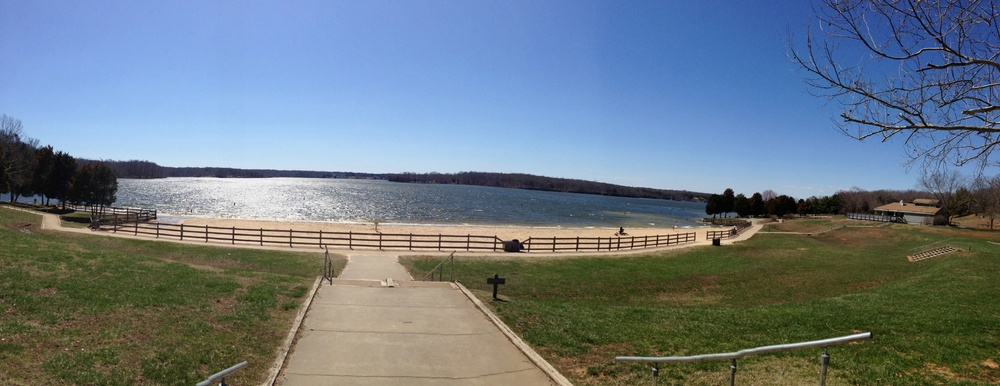
#> input picture compressed_output.jpg, 1000 x 386 px, shrunk from 7345 x 2832 before the run, given in place of image.png, which was not available
$ python main.py
#> lines starting #> are read from the running program, lines starting #| are printed output that depends on the picture; pictures that were not available may be replaced by others from this repository, and a replacement may not be noted
#> in main, img is the input picture: PIL image 1000x386 RGB; mean R, G, B 108.4, 122.3, 133.3
#| Input image size: 1000x386
import numpy as np
from PIL import Image
import math
import heapq
import itertools
import os

# ---------- helper functions ----------
def huf_symbol(run, size):
    """JPEG symbol: high 4 bits = run, low 4 bits = size"""
    return (run << 4) | size

def value_size(val):
    """Number of amplitude bits needed for 'val' (0 -> 0)."""
    v = abs(int(val))
    if v == 0:
        return 0
    return v.bit_length()  # floor(log2(v)) + 1

def amplitude_bits(val):
    """
    Return (size, bits_string) for the amplitude following JPEG rules.
    For positive: normal binary of val in 'size' bits.
    For negative: encoded as val + (2^size - 1) (i.e. inverted magnitude).
    """
    size = value_size(val)
    if size == 0:
        return size, ""
    if val > 0:
        bits = format(val, 'b').rjust(size, '0')
    else:
        # For negative v, JPEG stores (v + (2^size - 1)) in size bits
        magnitude = (1 << size) + val - 1  # since val is negative
        bits = format(magnitude, 'b').rjust(size, '0')
    return size, bits

# ---------- Huffman building ----------
def build_huffman_codes(freq_dict):
    """
    freq_dict: {symbol: frequency}
    returns codes: {symbol: '0101...'}
    """
    # Edge-case: if only one symbol, give it code '0'
    if len(freq_dict) == 0:
        return {}
    if len(freq_dict) == 1:
        only_symbol = next(iter(freq_dict))
        return {only_symbol: '0'}

    counter = itertools.count()
    heap = []
    for sym, freq in freq_dict.items():
        heapq.heappush(heap, (freq, next(counter), {'sym': sym}))

    # build tree
    while len(heap) > 1:
        f1, _, node1 = heapq.heappop(heap)
        f2, _, node2 = heapq.heappop(heap)
        merged = {'left': node1, 'right': node2}
        heapq.heappush(heap, (f1 + f2, next(counter), merged))

    # now heap[0] is root
    _, _, root = heap[0]

    codes = {}
    def walk(node, prefix):
        if 'sym' in node:
            codes[node['sym']] = prefix or '0'  # avoid empty string
            return
        walk(node['left'], prefix + '0')
        walk(node['right'], prefix + '1')

    walk(root, "")
    return codes


# ---------- Encoder integration with your class ----------
class myImageClass():
    def __init__(self, img):
        img_np = np.array(img, dtype=np.uint8)  # Ensure uint8 for memory efficiency
        self.img_np = img_np
        self.height, self.width = img_np.shape[:2]

        # Use int16 instead of int32 for RGB values (0-255 range)
        self.R = img_np[:,:,0].astype(np.int16)
        self.G = img_np[:,:,1].astype(np.int16)
        self.B = img_np[:,:,2].astype(np.int16)

        # Quantization table as uint8 (all values < 256)
        self.quat_table = np.array([
            [16, 11, 10, 16, 24, 40, 51, 61],
            [12, 12, 14, 19, 26, 58, 60, 55],
            [14, 13, 16, 24, 40, 57, 69, 56],
            [14, 17, 22, 29, 51, 87, 80, 62],
            [18, 22, 37, 56, 68,109,103, 77],
            [24, 35, 55, 64, 81,104,113, 92],
            [49, 64, 78, 87,103,121,120,101],
            [72, 92, 95, 98,112,100,103, 99]
        ], dtype=np.uint8)

        # Pre-allocate RLE lists with reasonable initial capacity
        estimated_size = (self.height * self.width) // 64 * 10  # Rough estimate
        self.Y_rle = []
        self.Cr_rle = []
        self.Cb_rle = []

        # Use defaultdict for frequency counters (faster than dict.get())
        from collections import defaultdict
        self.Y_rle_count = defaultdict(int)
        self.Cb_rle_count = defaultdict(int)
        self.Cr_rle_count = defaultdict(int)

        # will hold codes (after building)
        self.Y_codes = {}
        self.Cb_codes = {}
        self.Cr_codes = {}

    # ---------- color conversion ----------
    def do_YCbCr(self):
        print("Stage 1/5: Converting RGB to YCbCr color space...")
        # Optimized vectorized conversion using matrix multiplication
        # Convert to float32 for faster computation, then back to int32
        rgb_stack = np.stack([self.R, self.G, self.B], axis=-1).astype(np.float32)

        # YCbCr transformation matrix (ITU-R BT.601)
        # Optimized coefficients for integer arithmetic approximation
        transform_matrix = np.array([
            [0.299,    0.587,    0.114   ],  # Y
            [-0.16874, -0.33126,  0.5     ],  # Cb
            [0.5,      -0.41869, -0.08131 ]   # Cr
        ], dtype=np.float32)

        # Apply transformation: [H, W, 3] @ [3, 3] -> [H, W, 3]
        ycbcr = rgb_stack @ transform_matrix.T

        # Add offsets and convert to int32
        self.Y = (ycbcr[:, :, 0] + 16).astype(np.int32)
        self.Cb = (ycbcr[:, :, 1] + 128).astype(np.int32)
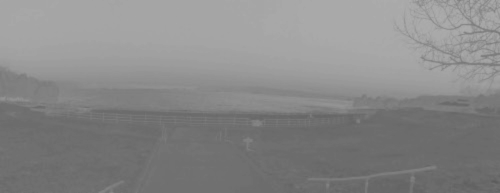
#> self.Cb: shape (386, 1000) int32 (shown at 1/2 size); min 91, max 174, mean 135.4
        self.Cr = (ycbcr[:, :, 2] + 128).astype(np.int32)
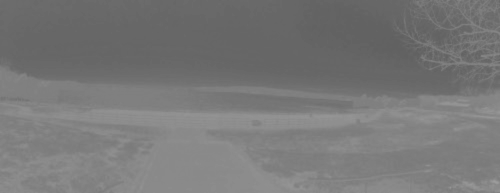
#> self.Cr: shape (386, 1000) int32 (shown at 1/2 size); min 93, max 157, mean 119.7

        print("✓ YCbCr conversion completed (20%)")
        print()

    # ---------- padding ----------
    def pad_image(self):
        print("Stage 2/5: Padding image to 8x8 block boundaries...")
        # Store original dimensions before padding
        self.original_height = self.height
        self.original_width = self.width

        original_size = f"{self.height}x{self.width}"
        pad_h = (8 - self.height % 8) % 8
        pad_w = (8 - self.width % 8) % 8

        self.height += pad_h
        self.width += pad_w

        self.Y  = np.pad(self.Y,  ((0, pad_h), (0, pad_w)), mode='edge')
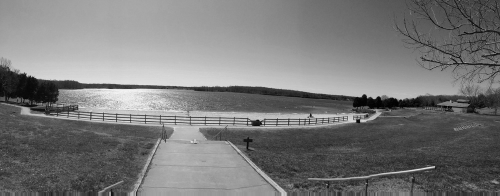
#> self.Y: shape (392, 1000) int32 (shown at 1/2 size); min 16, max 266, mean 134.7; drawn with min black and max white
        self.Cb = np.pad(self.Cb, ((0, pad_h), (0, pad_w)), mode='edge')
#> self.Cb: shape (392, 1000) int32
        self.Cr = np.pad(self.Cr, ((0, pad_h), (0, pad_w)), mode='edge')
#> self.Cr: shape (392, 1000) int32
        print(f"✓ Image padded from {original_size} to {self.height}x{self.width} (40%)")
#| ✓ Image padded from 386x1000 to 392x1000 (40%)
        print()

    # [7 lines left out: function mask, not called in this run]

     # ---------- DCT, quantize, zigzag, RLE ----------
    def ycbcr_to_dct(self):
        print("Stage 3/5: Applying DCT, quantization, and RLE encoding...")
        h_blocks = self.height // 8
        w_blocks = self.width // 8
        total_blocks = h_blocks * w_blocks

        # Precompute quantization table as float32 for faster division
        quat_table_float = self.quat_table.astype(np.float32)

        # Progress reporting optimization - update less frequently for large images
        progress_step = max(1, total_blocks // 20)  # Update every 5% instead of 10%

        processed_blocks = 0
        for row in range(h_blocks):
            # Process entire row of blocks for better cache locality
            row_start = row * 8
            row_end = row_start + 8

            for col in range(w_blocks):
                col_start = col * 8
                col_end = col_start + 8

                # Direct array slicing instead of mask function
                k_y = self.Y[row_start:row_end, col_start:col_end]
                k_cb = self.Cb[row_start:row_end, col_start:col_end]
                k_cr = self.Cr[row_start:row_end, col_start:col_end]

                # DCT and quantization in one step
                k_y = np.floor(dctTransform(k_y) / quat_table_float).astype(np.int16)
                k_cb = np.floor(dctTransform(k_cb) / quat_table_float).astype(np.int16)
                k_cr = np.floor(dctTransform(k_cr) / quat_table_float).astype(np.int16)

                # Zigzag and RLE
                self.Y_rle.extend(jpeg_rle(zig_zag_traversal_optimized(k_y)))
                self.Cb_rle.extend(jpeg_rle(zig_zag_traversal_optimized(k_cb)))
                self.Cr_rle.extend(jpeg_rle(zig_zag_traversal_optimized(k_cr)))

                processed_blocks += 1
                if processed_blocks % progress_step == 0 or processed_blocks == total_blocks:
                    progress = (processed_blocks / total_blocks) * 100
                    print(f"  Processing blocks: {processed_blocks}/{total_blocks} ({progress:.1f}%)")

        print(f"✓ DCT and RLE completed for {total_blocks} blocks (60%)")
#| ✓ DCT and RLE completed for 6125 blocks (60%)
        print()

    # ---------- count RLE -> frequencies (use the JPEG symbol = run<<4 | size) ----------
    def count_rle(self):
        print("Counting symbol frequencies for Huffman encoding...")
        def add_counts(rle_list, counter_dict):
            for run, val in rle_list:
                size = value_size(val)
                sym = huf_symbol(run, size)
                counter_dict[sym] += 1  # defaultdict handles missing keys
#> this loop made 209242 passes
#> (run, val) on passes 1 to 3: (0, -1), (0, -1), (2, -1)
        add_counts(self.Y_rle, self.Y_rle_count)
        add_counts(self.Cb_rle, self.Cb_rle_count)
#> the loop in add_counts (call 2), `for run, val in rle_list:` made 193627 passes
#> run on passes 1 to 3: 2, 0, 0
        add_counts(self.Cr_rle, self.Cr_rle_count)
        print(f"  Y channel: {len(self.Y_rle_count)} unique symbols")
        print(f"  Cb channel: {len(self.Cb_rle_count)} unique symbols")
        print(f"  Cr channel: {len(self.Cr_rle_count)} unique symbols")

     # ---------- build per-channel Huffman codes ----------
    def build_huffman_tables(self):
        print("Stage 4/5: Building Huffman tables...")
        self.Y_codes = build_huffman_codes(self.Y_rle_count)
        self.Cb_codes = build_huffman_codes(self.Cb_rle_count)
        self.Cr_codes = build_huffman_codes(self.Cr_rle_count)
        print(f"✓ Huffman tables built (80%)")
        print()

     # ---------- encode RLE lists to final bitstrings ----------
    def encode_channel(self, rle_list, codes_dict):
        """
        returns string of '0'/'1' bits for the channel
        RLE list contains tuples (run, val)
        codes_dict maps symbol->huffman string
        """
        out_bits = []
        for run, val in rle_list:
            size = value_size(val)
            sym = huf_symbol(run, size)
            # fetch huffman code for symbol
            code = codes_dict.get(sym)
            if code is None:
                # if symbol unseen during table build (rare), handle gracefully:
                # fallback: raw fixed-length encoding (not JPEG-standard) OR raise
                raise KeyError(f"Symbol {sym:#x} not found in Huffman table.")
            out_bits.append(code)
            # append amplitude bits (if any)
            _, amp = amplitude_bits(val)
            if amp:
                out_bits.append(amp)
        return ''.join(out_bits)

    def encode_all(self):
        """Return dict with bit-strings for each channel."""
        print("Stage 5/5: Encoding channels with Huffman codes...")
        print("  Encoding Y channel...")
        y_bits = self.encode_channel(self.Y_rle, self.Y_codes)
        print("  Encoding Cb channel...")
        cb_bits = self.encode_channel(self.Cb_rle, self.Cb_codes)
#> the loop in encode_channel (call 2), `for run, val in rle_list:` made 193627 passes
        print("  Encoding Cr channel...")
        cr_bits = self.encode_channel(self.Cr_rle, self.Cr_codes)
#| Y channel:  747,580 bits
#| Cb channel: 608,134 bits
#| Cr channel: 610,578 bits
#| Total:      1,966,292 bits (245,786 bytes)
#| Compression ratio: 4.71:1
        print("✓ All channels encoded (100%)")
        print()
        return {'Y': y_bits, 'Cb': cb_bits, 'Cr': cr_bits}

    # ---------- Decoding functions ----------
    # [42 lines left out: function decode_channel, not called in this run]


    def save_lossy_reconstruction(self, output_path="compressed_output.jpg"):
        """Create a lossy reconstruction to demonstrate compression effects."""
#> called with output_path = 'compressed_output.jpg'
        print("=== Creating Lossy Reconstruction ===")
        print("Simulating JPEG compression artifacts...")

        # We'll reconstruct directly from the stored quantized DCT coefficients
        # This simulates the lossy compression without needing full decoding

        # Reconstruct image by going through the compression pipeline in reverse
        h_blocks = self.height // 8
        w_blocks = self.width // 8

        # Create output arrays
        Y_out = np.zeros((self.height, self.width), dtype=np.float32)
        Cb_out = np.zeros((self.height, self.width), dtype=np.float32)
        Cr_out = np.zeros((self.height, self.width), dtype=np.float32)

        # Process each 8x8 block
        for row in range(h_blocks):
            for col in range(w_blocks):
                # Get original block
                row_start, row_end = row * 8, (row + 1) * 8
                col_start, col_end = col * 8, (col + 1) * 8

                orig_y = self.Y[row_start:row_end, col_start:col_end]
                orig_cb = self.Cb[row_start:row_end, col_start:col_end]
                orig_cr = self.Cr[row_start:row_end, col_start:col_end]

                # Apply DCT, quantize, then dequantize and inverse DCT
                # This introduces the lossy compression artifacts

                # Forward DCT and quantization
                dct_y = dctTransform(orig_y)
                dct_cb = dctTransform(orig_cb)
                dct_cr = dctTransform(orig_cr)

                quant_y = np.round(dct_y / self.quat_table.astype(np.float32))
                quant_cb = np.round(dct_cb / self.quat_table.astype(np.float32))
                quant_cr = np.round(dct_cr / self.quat_table.astype(np.float32))

                # Dequantization and inverse DCT
                dequant_y = quant_y * self.quat_table.astype(np.float32)
                dequant_cb = quant_cb * self.quat_table.astype(np.float32)
                dequant_cr = quant_cr * self.quat_table.astype(np.float32)

                recon_y = idctTransform(dequant_y)
                recon_cb = idctTransform(dequant_cb)
                recon_cr = idctTransform(dequant_cr)

                # Store reconstructed block
                Y_out[row_start:row_end, col_start:col_end] = recon_y
                Cb_out[row_start:row_end, col_start:col_end] = recon_cb
                Cr_out[row_start:row_end, col_start:col_end] = recon_cr

        # Convert YCbCr back to RGB
        print("Converting YCbCr back to RGB...")
        rgb_image = self.ycbcr_to_rgb(Y_out, Cb_out, Cr_out)

        # Crop to original size and save
        rgb_cropped = rgb_image[:self.original_height, :self.original_width]
        rgb_uint8 = np.clip(rgb_cropped, 0, 255).astype(np.uint8)

        # Save as JPEG to show compression artifacts
        img_pil = Image.fromarray(rgb_uint8, 'RGB')
        img_pil.save(output_path, 'JPEG', quality=85)

        print(f"✓ Lossy reconstruction saved as: {output_path}")

        # Calculate and display quality metrics
        original_rgb = self.img_np[:self.original_height, :self.original_width]
        mse = np.mean((original_rgb.astype(float) - rgb_uint8.astype(float)) ** 2)

        if mse > 0:
            psnr = 20 * np.log10(255.0 / np.sqrt(mse))
            print(f"  PSNR: {psnr:.2f} dB (higher is better)")

        print(f"  File size reduction: Original vs Compressed")

        return img_pil

    # [114 lines left out: functions save_compression_data, reconstruct_blocks_simple, rle_to_block_from_list, inverse_zigzag, not called in this run]

    def ycbcr_to_rgb(self, Y, Cb, Cr):
        """Convert YCbCr back to RGB."""
        # Inverse transformation matrix
        inv_transform = np.array([
            [1.0,  0.0,      1.402   ],
            [1.0, -0.34414, -0.71414 ],
            [1.0,  1.772,    0.0     ]
        ], dtype=np.float32)

        # Remove offsets
        Y_norm = Y - 16
        Cb_norm = Cb - 128
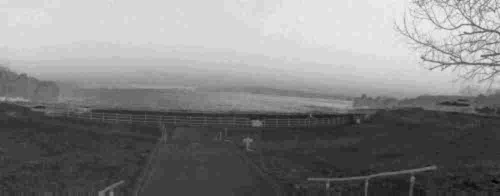
#> Cb_norm: shape (392, 1000) float32 (shown at 1/2 size); min -37.28, max 49.47, mean 6.9; drawn with min black and max white
        Cr_norm = Cr - 128
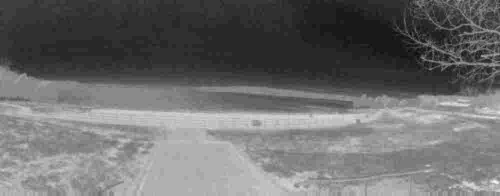
#> Cr_norm: shape (392, 1000) float32 (shown at 1/2 size); min -36.82, max 30.87, mean -8; drawn with min black and max white

        # Stack and apply inverse transformation
        ycbcr_stack = np.stack([Y_norm, Cb_norm, Cr_norm], axis=-1)
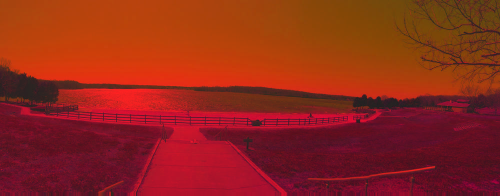
#> ycbcr_stack: shape (392, 1000, 3) float32 (shown at 1/2 size); mean of channels 0, 1, 2 118.7, 6.9, -8; drawn with min black and max white
        rgb = ycbcr_stack @ inv_transform.T

        return rgb


# Precomputed zigzag indices for 8x8 blocks
_zigzag_indices = None

def get_zigzag_indices():
    """Precompute zigzag traversal indices for 8x8 blocks."""
    global _zigzag_indices
    if _zigzag_indices is None:
        indices = []
        n, m = 8, 8
        for s in range(n + m - 1):
            if s % 2 == 0:
                # Even sum: move up-right
                x = min(s, n - 1)
                y = s - x
                while x >= 0 and y < m:
                    indices.append((x, y))
                    x -= 1
                    y += 1
            else:
                # Odd sum: move down-left
                y = min(s, m - 1)
                x = s - y
                while y >= 0 and x < n:
                    indices.append((x, y))
                    x += 1
                    y -= 1
        _zigzag_indices = np.array(indices)
    return _zigzag_indices

def zig_zag_traversal_optimized(kernel):
    """Optimized zigzag traversal using precomputed indices."""
    indices = get_zigzag_indices()
    kernel_np = np.array(kernel)
    return kernel_np[indices[:, 0], indices[:, 1]].tolist()

# [23 lines left out: function zig_zag_traversal, not called in this run]

def jpeg_rle(block):
    """Optimized RLE for AC coefficients of a zigzagged 8x8 block (skip DC)."""
    ac = block[1:]  # skip DC
    if not ac:  # Empty block
        return [(0, 0)]

    # Pre-allocate output list with reasonable size to reduce memory allocations
    output = []
    zero_count = 0

    for val in ac:
        if val == 0:
            zero_count += 1
        else:
            # if zero_count > 15, emit multiple 15,0 symbols
            while zero_count > 15:
                output.append((15, 0))
                zero_count -= 16
            output.append((zero_count, int(val)))  # Ensure int type
            zero_count = 0

    # trailing zeros → EOB
    if zero_count > 0:
        output.append((0, 0))

    return output


# Optimized DCT using separable transform and precomputed cosine matrix
_dct_matrix = None

def get_dct_matrix():
    """Precompute the 8x8 DCT transformation matrix for reuse."""
    global _dct_matrix
    if _dct_matrix is None:
        _dct_matrix = np.zeros((8, 8))
        for i in range(8):
            for j in range(8):
                if i == 0:
                    ci = 1 / math.sqrt(8)
                else:
                    ci = math.sqrt(2 / 8)
                _dct_matrix[i, j] = ci * math.cos((2 * j + 1) * i * math.pi / 16)
    return _dct_matrix

def dctTransform(mat, m=8, n=8):
    """Optimized DCT using matrix multiplication (separable transform)."""
    # Center the values around -128 to 127 for DCT
    mat = np.array(mat, dtype=np.float32) - 128

    # Get precomputed DCT matrix
    T = get_dct_matrix()

    # Apply separable 2D DCT: T * mat * T^T
    return T @ mat @ T.T

def idctTransform(mat, m=8, n=8):
    """Inverse DCT using matrix multiplication."""
    # Get precomputed DCT matrix
    T = get_dct_matrix()

    # Apply separable 2D IDCT: T^T * mat * T
    result = T.T @ mat @ T

    # Add back the DC offset and clip to valid range
    result = result + 128
    return np.clip(result, 0, 255)

# [16 lines left out: function decode_amplitude, not called in this run]

# ---------- minimal main to run pipeline ----------
def main():
    print("=== JPEG Compression Pipeline ===")
    print()

    img = Image.open("image.png").convert("RGB")
    print(f"Input image size: {img.size[0]}x{img.size[1]}")
    print()

    my_img = myImageClass(img)
    my_img.do_YCbCr()
    my_img.pad_image()
    my_img.ycbcr_to_dct()
    my_img.count_rle()
    my_img.build_huffman_tables()
    bitstreams = my_img.encode_all()

    print("=== Compression Results ===")
    print(f"Y channel:  {len(bitstreams['Y']):,} bits")
    print(f"Cb channel: {len(bitstreams['Cb']):,} bits")
    print(f"Cr channel: {len(bitstreams['Cr']):,} bits")
    total_bits = len(bitstreams['Y']) + len(bitstreams['Cb']) + len(bitstreams['Cr'])
    print(f"Total:      {total_bits:,} bits ({total_bits/8:,.0f} bytes)")

    # Calculate compression ratio (assuming 24-bit RGB input)
    original_bits = my_img.original_height * my_img.original_width * 24
    compression_ratio = original_bits / total_bits
    print(f"Compression ratio: {compression_ratio:.2f}:1")
    print("=== Compression Complete! ===")
    print()

    # Save the compressed image
    try:
        compressed_img = my_img.save_lossy_reconstruction("compressed_output.jpg")
#> in save_lossy_reconstruction, `rgb_cropped = rgb_image[:self.original_height, :self.original_width]`:
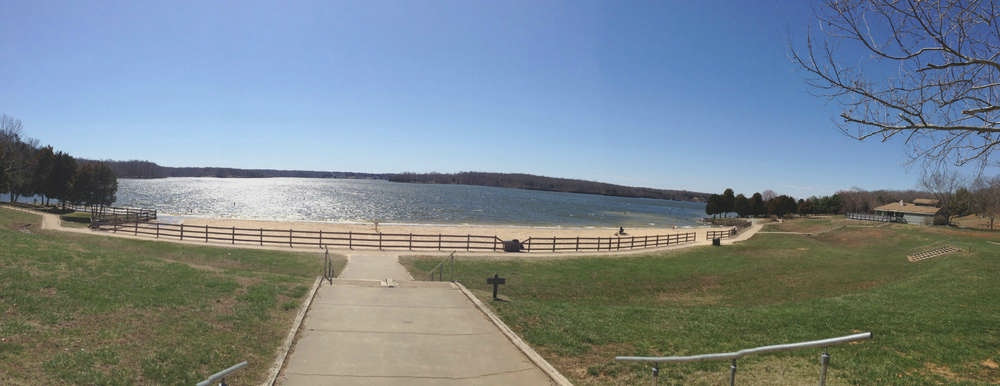
#> rgb_cropped: shape (386, 1000, 3) float32; mean of channels 0, 1, 2 107.3, 122.3, 131.8; drawn with min black and max white
#|   PSNR: 32.25 dB (higher is better)
        print("  You can compare 'image.png' with 'compressed_output.jpg'")
    except Exception as e:
        print(f"✗ Error saving compressed image: {e}")

if __name__ == "__main__":
    main()
